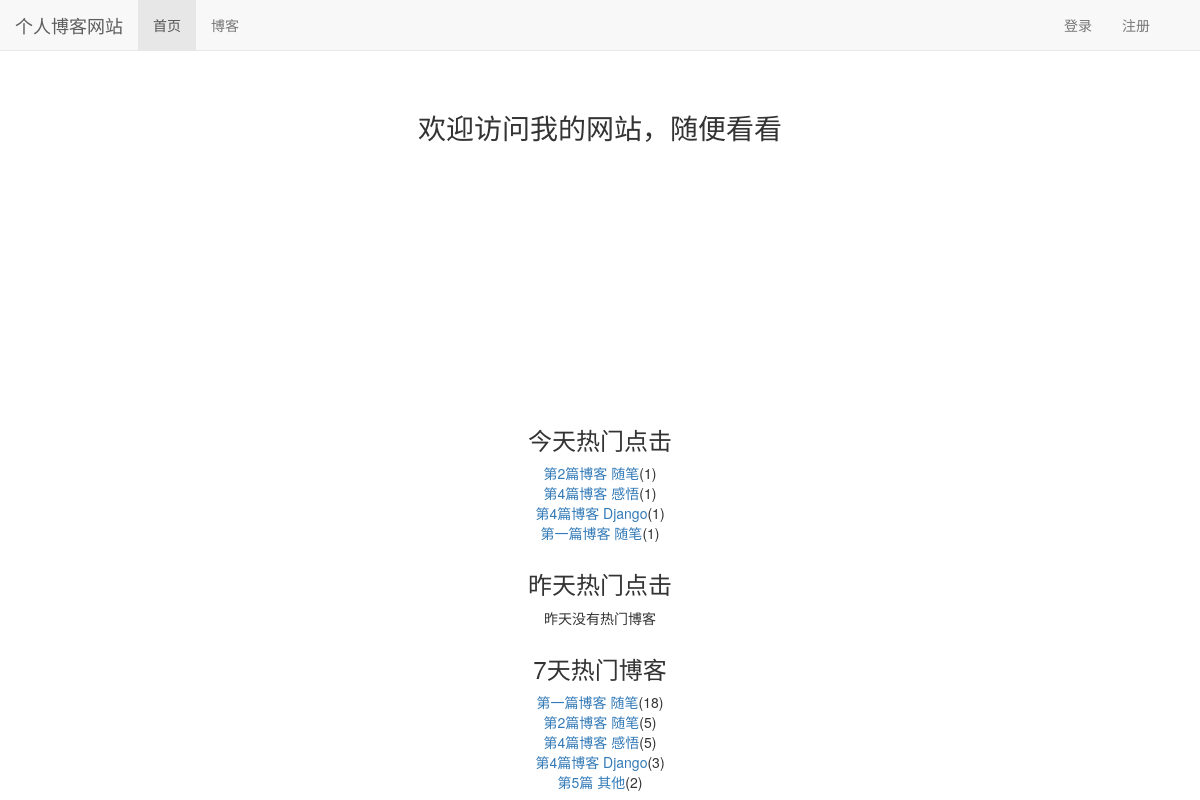
The page / on the database its author committed.
### read_statistics/models.py (models this page shows)
class ReadDetail(models.Model):
    date = models.DateField(default=timezone.now)
    read_num = models.IntegerField(default=0)
    content_type = models.ForeignKey(ContentType, on_delete=models.CASCADE)
    object_id = models.PositiveIntegerField()
    content_object = GenericForeignKey('content_type', 'object_id')

### blog/models.py (models this page shows, shortened)
class Blog(models.Model, ReadNumExpandMethod):  # 继承 方法
    title = models.CharField(max_length=50)
    blog_type = models.ForeignKey(BlogType, on_delete=models.CASCADE)
    content = RichTextUploadingField()
    author = models.ForeignKey(User, on_delete=models.CASCADE)
    read_details = GenericRelation(ReadDetail)
    created_time = models.DateTimeField(auto_now_add=True)
    last_updated_time = models.DateTimeField(auto_now=True)
    class Meta:
        ordering = ['created_time']

### mysite/views.py (the view)
# urls.py: 2. Add a URL to urlpatterns:  path('', views.home, name='home')
def home(request):
    blog_content_type = ContentType.objects.get_for_model(Blog)
    dates, read_nums = get_seven_days_read_data(blog_content_type)
    today_hot_data = get_today_hot_data(blog_content_type)
    yesterday_hot_data = get_yesterday_hot_data(blog_content_type)
    hot_data_for_7_days = cache.get('hot_data_for_7_days')
    if hot_data_for_7_days is None:
        hot_data_for_7_days = get_7_days_hot_data(blog_content_type)
        cache.set('hot_data_for_7_days', hot_data_for_7_days, 20)
        print('calc')
    else:
        print('use cache')
    context = {}
    context['dates'] = dates
    context['read_nums'] = read_nums
    context['today_hot_data'] = today_hot_data
    context['yesterday_hot_data'] = yesterday_hot_data
    context['hot_data_for_7_days'] = hot_data_for_7_days
    return render(request, 'home.html', context)

### read_statistics/utils.py (called while the page is built)
def get_seven_days_read_data(content_type):
    today = timezone.now().date()
    dates = []
    read_nums = []
    for i in range(6, -1, -1):
        date = today - datetime.timedelta(days=i)
        dates.append(date.strftime('%m/%d'))
        read_details = ReadDetail.objects.filter(
            content_type=content_type, date=date)
        result = read_details.aggregate(read_num_sum=Sum('read_num'))  # 聚合
        read_nums.append(result['read_num_sum'] or 0)  # 空则为0
    return dates, read_nums

def get_today_hot_data(content_type):
    today = timezone.now().date()
    read_details = ReadDetail.objects.filter(
        content_type=content_type, date=today).order_by('-read_num')
    return read_details[:7]  # 取前7条

def get_yesterday_hot_data(content_type):
    today = timezone.now().date()
    yesterday = today - datetime.timedelta(days=1)
    read_details = ReadDetail.objects.filter(
        content_type=content_type, date=yesterday).order_by('-read_num')
    return read_details[:7]

def get_7_days_hot_data(content_type):
    today = timezone.now().date()
    date = today - datetime.timedelta(days=7)
    blogs = Blog.objects\
        .filter(read_details__date__lt=today, read_details__date__gte=date)\
        .values('id', 'title')\
        .annotate(read_num_sum=Sum('read_details__read_num'))\
        .order_by('-read_num_sum')
    return blogs[:7]

### user/context_processors.py (called while the page is built)
def login_modal_form(request):
    return {'login_modal_form': LoginForm()}

### templates/home.html (shortened to what this page needs)
{% extends "base.html" %}
{% load staticfiles %}
{% block nav_home_active %}active{% endblock %}
{% block header_extends %}
    <link rel="stylesheet" href="{% static 'home.css' %}">
{% endblock header_extends %}
{% block content %}
    <h3 class="home-content">欢迎访问我的网站，随便看看</h3>
    <div id="container"></div>
<div class="hot-data">
    <h3 class="hot_data_title">今天热门点击</h3>
    <ul>
        {% for hot_data in today_hot_data  %}
        <li><a href="{% url 'blog_detail' hot_data.content_object.pk %}">{{ hot_data.content_object.title }}</a>({{ hot_data.read_num }})</li>
        {% empty %}
        <li>今天暂时没有热门博客</li>
        {% endfor %}
    </ul>
</div>
<div class="hot-data">
    <h3>昨天热门点击</h3>
    <ul>
        {% for hot_data in yesterday_hot_data  %}
        <li><a href="{% url 'blog_detail' hot_data.content_object.pk %}">{{ hot_data.content_object.title }}</a>({{ hot_data.read_num }})</li>
        {% empty %}
        <li>昨天没有热门博客</li>
        {% endfor %}
    </ul>
</div>
<div class="hot-data">
    <h3>7天热门博客</h3>
    <ul>
        {% for hot_data in hot_data_for_7_days  %}
        <li><a href="{% url 'blog_detail' hot_data.id %}">{{ hot_data.title }}</a>({{ hot_data.read_num_sum }})</li>
        {% empty %}
        <li>没有热门博客</li>
        {% endfor %}
    </ul>
</div>
{% endblock content %}

### static/base.css (style rules this page uses)
* { margin: 0; padding: 0; }
body { margin-top: 70px!important; }
ul { list-style: none; }

### static/home.css (style rules this page uses)
h3.home-content { font-size: 2em; text-align: center; margin-top: 4em; margin-bottom: 2em; }
div#container { margin: 0 auto; height:200px; width: 600px; }
div.hot-data { text-align: center; margin-top: 2em }

### rows shown on the page
ReadDetail: content_object "第2篇博客 随笔", read_num "1"
ReadDetail: content_object "第4篇博客 感悟", read_num "1"
ReadDetail: content_object "第4篇博客 Django", read_num "1"
ReadDetail: content_object "第一篇博客 随笔", read_num "1"
Blog: title "第一篇博客 随笔", read_num_sum "18"
Blog: title "第2篇博客 随笔", read_num_sum "5"
Blog: title "第4篇博客 感悟", read_num_sum "5"
Blog: title "第4篇博客 Django", read_num_sum "3"

### other values the page prints
{{ hot_data.title }} "第5篇 其他"
{{ hot_data.read_num_sum }} "2"
